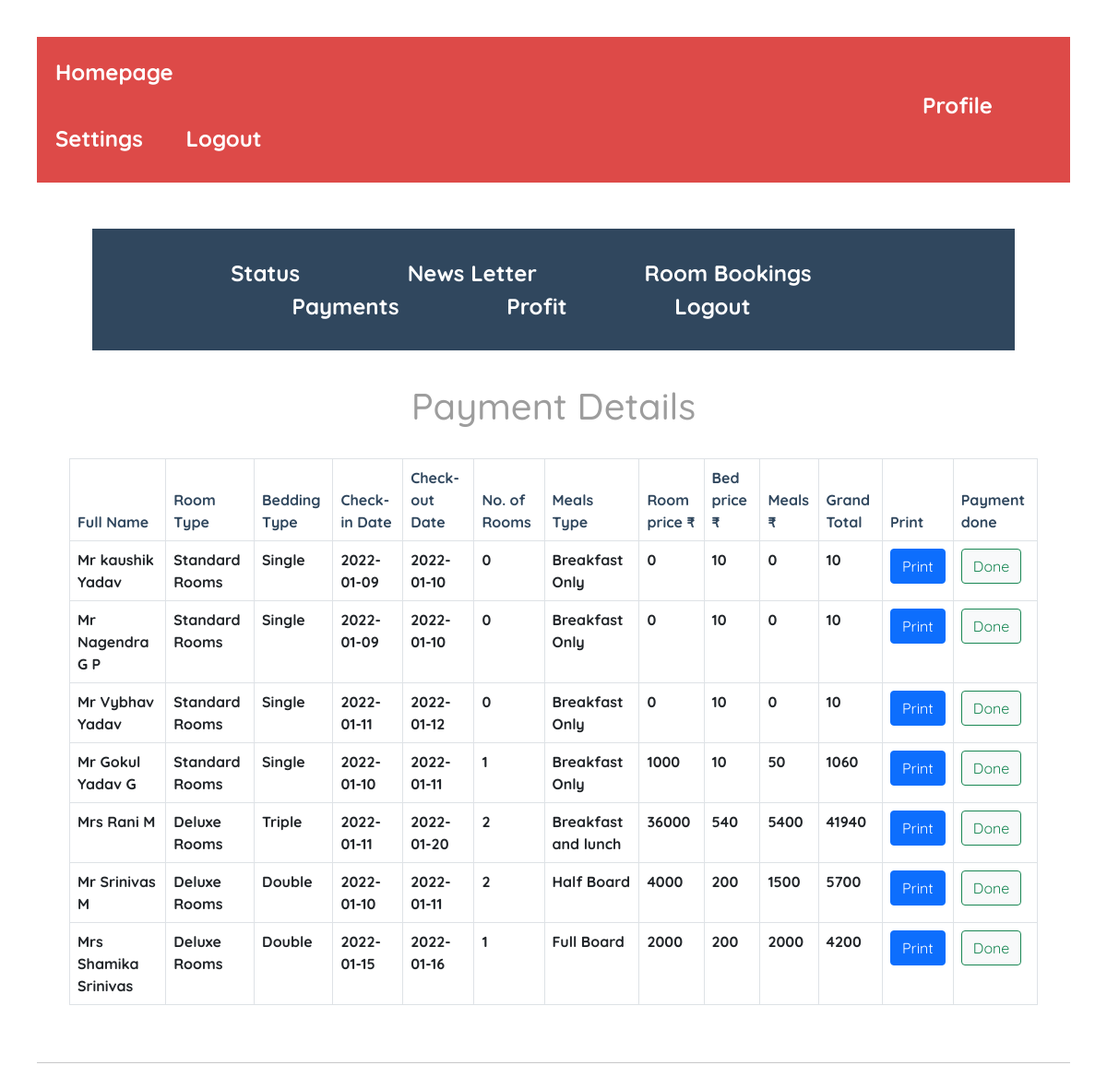
The app's page /adminpanel/payment.php (signed in) with its own data.
### tables this page shows
CREATE TABLE `customerpayment` (
  `customerid` int(10) NOT NULL,
  `title` varchar(5) DEFAULT NULL,
  `fname` text DEFAULT NULL,
  `lname` text DEFAULT NULL,
  `roomtype` varchar(20) DEFAULT NULL,
  `bedtype` varchar(20) DEFAULT NULL,
  `noroom` int(10) DEFAULT NULL,
  `checkin` date DEFAULT NULL,
  `checkout` date DEFAULT NULL,
  `mealtype` varchar(30) DEFAULT NULL,
  `roomprice` int(10) NOT NULL,
  `bedprice` int(10) NOT NULL,
  `mealprice` int(10) NOT NULL,
  `grandtotal` int(10) NOT NULL,
  `noofdays` int(10) DEFAULT NULL
);

### adminpanel/payment.php (the view, shortened to what this page needs)
<!DOCTYPE html>
<html xmlns="http://www.w3.org/1999/xhtml">
<head>
    <link href="https://cdn.jsdelivr.net/npm/bootstrap@5.0.2/dist/css/bootstrap.min.css" rel="stylesheet">
    <link rel="stylesheet" href="home.css">
  </head>
  <body>
    <div class="Section1">
        <div>
            <a href="index.php">Homepage</a>
            <a style="padding-left:950px;" href="usersetting.php">Profile</a>
            <a href="settings.php">Settings</a>
            <a href="logout.php">Logout</a>
        </div>
    </div>
    <div class="Section2">
        <div>
            <a style="color: #fff; padding-right:100px;" href="home.php">Status</a>
            <a style="color: #fff;padding-right:100px;" href="message.php">News Letter</a>
            <a style="color: #fff;padding-right:100px;" href="roombook.php">Room Bookings</a>
            <a style="color: #fff;padding-right:100px;" href="payment.php">Payments</a>
            <a style="color: #fff;padding-right:100px;" href="profit.php">Profit</a>
            <a style="color: #fff;padding-right:100px;" href="logout.php">Logout</a>
        </div>
    </div>
    <div class="Section3">
      <div>
        <br>
        <h1 style="color: #9D9D9D;">Payment Details</h1>
      </div>
    </div>
    <div style="background-color:#fff;"class="Section7">
      <div style="background-color:#fff;"class="Section8">
          <table class="table table-bordered" >
              <thead>
                  <th>Full Name</th>
                  <th>Room Type</th>
                  <th>Bedding Type</th>
                  <th>Check-in Date</th>
                  <th>Check-out Date</th>
                  <th>No. of Rooms</th>
                  <th>Meals Type</th>
                  <th>Room price ₹</th>
                  <th>Bed price ₹</th>
                  <th>Meals ₹</th>
                  <th>Grand Total</th>
                  <th>Print</th>
                  <th>Payment done</th>
                </thead>
                <tbody>
                <?php
                        include ('database.php');
                        $sql="SELECT * from `customerpayment`";
                        $re = mysqli_query($con,$sql);
                        while($row = mysqli_fetch_array($re))
                        {
                        $id = $row['customerid'];
                            echo"<tr>
                            <td>".$row['title']." ".$row['fname']." ".$row['lname']."</td>
                            <td>".$row['roomtype']."</td>
                            <td>".$row['bedtype']."</td>
                            <td>".$row['checkin']."</td>
                            <td>".$row['checkout']."</td>
                            <td>".$row['noroom']."</td>
                            <td>".$row['mealtype']."</td>
                            <td>".$row['roomprice']."</td>
                            <td>".$row['bedprice']."</td>
                            <td>".$row['mealprice']."</td>
                            <td>".$row['grandtotal']."</td>
                            <td><a href=print.php?pid=".$id ." <button class='btn btn-primary'> <i class='fa fa-print' ></i> Print</button></td>
                            <td><a href=paymentDone.php?qid=".$id ." <button class='btn btn-light btn-outline-success'> <i class='fa fa-print' ></i>Done</button></td>
                            </tr>";
                        }
                        ?>
                </tbody>
          </table>
      </div>
  </div>
 <hr>
  </body>
</html>

### adminpanel/home.css (style rules this page uses)
body { font-family: 'Quicksand', sans-serif; font-size: 1.5rem; font-weight: bold; margin-top: 0px; margin-left: 0px; margin-right: 0px; background: #fff; border: #fff solid; border-width: 40px; }
body { font-family: 'Quicksand', sans-serif; font-size: 1.5rem; font-weight: bold; margin-top: 0px; margin-left: 0px; margin-right: 0px; }
.Section1 { padding-top: 20px; padding-left: 10px; padding-bottom: 30px; background-color: #DD4A48; margin-bottom: 50px; }
a { padding-top: 10px; padding-left: 10px; padding-right: 30px; text-decoration: none; color: #fff; }
.Section2 { text-align: center; padding-top: 30px; padding-bottom: 30px; padding-left: 30px; padding-right: 10px; background-color: #30475E; color: #fff; margin-left: 60px; margin-right: 60px; }
.Section3 { text-align: center; }
.Section7 { background-color: #fff; padding-top: 20px; padding-right: 10px; padding-left: 10px; padding-bottom: 30px; font-size: 1rem; margin-left: 20px; margin-right: 20px; }
.Section8 { text-align: left; color: #30475E; margin: 5px; }
table { border: 5px #30475E; }
th { color: #30475E; padding: 10px; }

### records on screen
customerpayment: title "Mr", fname "kaushik", lname "Yadav", roomtype "Standard Rooms", bedtype "Single", checkin "2022-01-09", checkout "2022-01-10", noroom "0", mealtype "Breakfast Only", roomprice "0", bedprice "10", mealprice "0", grandtotal "10"
customerpayment: title "Mr", fname "Nagendra", lname "G P", roomtype "Standard Rooms", bedtype "Single", checkin "2022-01-09", checkout "2022-01-10", noroom "0", mealtype "Breakfast Only", roomprice "0", bedprice "10", mealprice "0", grandtotal "10"
customerpayment: title "Mr", fname "Vybhav", lname "Yadav", roomtype "Standard Rooms", bedtype "Single", checkin "2022-01-11", checkout "2022-01-12", noroom "0", mealtype "Breakfast Only", roomprice "0", bedprice "10", mealprice "0", grandtotal "10"
customerpayment: title "Mr", fname "Gokul", lname "Yadav G", roomtype "Standard Rooms", bedtype "Single", checkin "2022-01-10", checkout "2022-01-11", noroom "1", mealtype "Breakfast Only", roomprice "1000", bedprice "10", mealprice "50", grandtotal "1060"
customerpayment: title "Mrs", fname "Rani", lname "M", roomtype "Deluxe Rooms", bedtype "Triple", checkin "2022-01-11", checkout "2022-01-20", noroom "2", mealtype "Breakfast and lunch", roomprice "36000", bedprice "540", mealprice "5400", grandtotal "41940"
customerpayment: title "Mr", fname "Srinivas", lname "M", roomtype "Deluxe Rooms", bedtype "Double", checkin "2022-01-10", checkout "2022-01-11", noroom "2", mealtype "Half Board", roomprice "4000", bedprice "200", mealprice "1500", grandtotal "5700"
customerpayment: title "Mrs", fname "Shamika", lname "Srinivas", roomtype "Deluxe Rooms", bedtype "Double", checkin "2022-01-15", checkout "2022-01-16", noroom "1", mealtype "Full Board", roomprice "2000", bedprice "200", mealprice "2000", grandtotal "4200"
